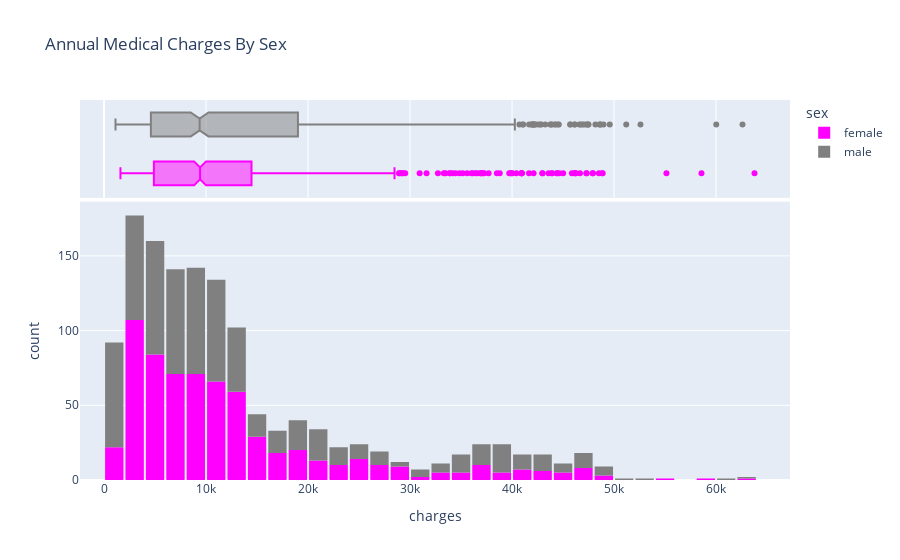

Notebook cell for this chart:
### Markdown cell above
We can make the following observations from the above graph:

* For most customers, the annual medical charges are under \\$10,000. Only a small fraction of customer have higher medical expenses, possibly due to accidents, major illnesses and genetic diseases. The distribution follows a "power law"
* There is a significant difference in medical expenses between smokers and non-smokers. While the median for non-smokers is \\$7300, the median for smokers is close to \\$35,000.

### Code cell
fig = px.histogram(medical_df, 
                   x='charges',
                   marginal='box', 
                   color='sex',
                   color_discrete_sequence=['magenta', 'grey'], 
                   title='Annual Medical Charges By Sex')
fig.update_layout(bargap=0.1)
fig.show()

### Figure 1 — Plotly figure (JSON) as saved in the notebook; plotly's stock layout.template omitted (floating-point values rounded to 4 significant figures; data arrays with more than 128 entries replaced by an {"elided": "..."} marker saying what was removed)
{"data": [{"alignmentgroup": "True", "bingroup": "x", "hovertemplate": "sex=female<br>charges=%{x}<br>count=%{y}<extra></extra>", "legendgroup": "female", "marker": {"color": "magenta", "pattern": {"shape": ""}}, "name": "female", "offsetgroup": "female", "orientation": "v", "showlegend": true, "type": "histogram", "x": {"elided": "662 float values"}, "xaxis": "x", "yaxis": "y"}, {"alignmentgroup": "True", "hovertemplate": "sex=female<br>charges=%{x}<extra></extra>", "legendgroup": "female", "marker": {"color": "magenta"}, "name": "female", "notched": true, "offsetgroup": "female", "showlegend": false, "type": "box", "x": {"elided": "662 float values"}, "xaxis": "x2", "yaxis": "y2"}, {"alignmentgroup": "True", "bingroup": "x", "hovertemplate": "sex=male<br>charges=%{x}<br>count=%{y}<extra></extra>", "legendgroup": "male", "marker": {"color": "grey", "pattern": {"shape": ""}}, "name": "male", "offsetgroup": "male", "orientation": "v", "showlegend": true, "type": "histogram", "x": {"elided": "676 float values"}, "xaxis": "x", "yaxis": "y"}, {"alignmentgroup": "True", "hovertemplate": "sex=male<br>charges=%{x}<extra></extra>", "legendgroup": "male", "marker": {"color": "grey"}, "name": "male", "notched": true, "offsetgroup": "male", "showlegend": false, "type": "box", "x": {"elided": "676 float values"}, "xaxis": "x2", "yaxis": "y2"}], "layout": {"autosize": true, "bargap": 0.1, "barmode": "relative", "legend": {"title": {"text": "sex"}, "tracegroupgap": 0}, "title": {"text": "Annual Medical Charges By Sex"}, "xaxis": {"anchor": "y", "autorange": true, "domain": [0, 1], "range": [-2359.0, 67250.0], "title": {"text": "charges"}, "type": "linear"}, "xaxis2": {"anchor": "y2", "autorange": true, "domain": [0, 1], "matches": "x", "range": [-2359.0, 67250.0], "showgrid": true, "showticklabels": false, "type": "linear"}, "yaxis": {"anchor": "x", "autorange": true, "domain": [0, 0.7326], "range": [0, 186.3], "title": {"text": "count"}}, "yaxis2": {"anchor": "x2", "autorange": true, "domain": [0.7426, 1], "matches": "y2", "range": [-0.5, 1.5], "showgrid": false, "showline": false, "showticklabels": false, "ticks": "", "type": "category"}}}
